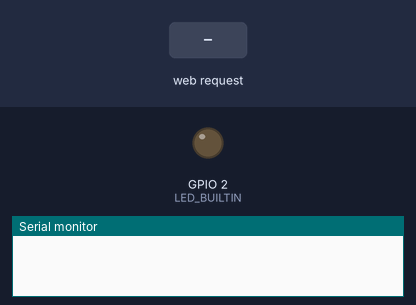
Simulated run of this sketch. Board: ESP32. On the bench: output pins drawn as LEDs (lit = HIGH), the last lines printed to the serial monitor. Dashed ring = blinking. The inputs (shaded band) are chosen by the test bench. WiFi joins after 1.5 s; servers stay silent unless stated.

Above: at 0.1 s.
At 3.2 s:
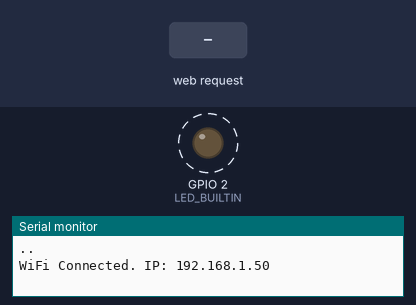
3.3 s: HTTP request GET /trigger-update received
Timing chart, 0 to 11.5 s (numbered marks = the images above; inputs shaded):
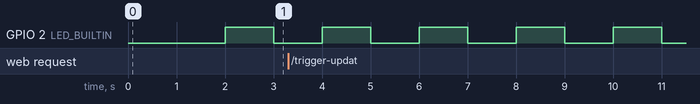

Measured:
- by itself, GPIO 2 (LED_BUILTIN): alternates HIGH for 1.0 s and LOW for 1.0 s

The sketch:

lab_08_c.ino
```cpp
#include <WiFi.h>
#include <ElegantOTA.h>
#include <HTTPClient.h>  // Use <HTTPClient.h> for ESP32
#include <HTTPUpdate.h>  // Use <HTTPUpdate.h> for ESP32
const char* ssid = "Galaxy A32 035F";
const char* password = "gnty2298";
const char* firmwareUrl = "http://192.168.223.218:8001/lab_08_b.ino.bin";  // firmware URL
WebServer server(80);
WiFiClient client;  // Create WiFiClient instance for HTTPClient
#define LED_BUILTIN 2

void setup() {
  Serial.begin(115200);
  pinMode(LED_BUILTIN, OUTPUT);
  WiFi.begin(ssid, password);
  while (WiFi.status() != WL_CONNECTED) {
    delay(1000);
    Serial.print(".");
  }
  Serial.println("\nWiFi Connected. IP: " + WiFi.localIP().toString());
  ElegantOTA.begin(&server);
  server.on("/trigger-update", []() {
    server.send(200, "text/plain", "Update triggered.");
    // Perform automated OTA update
    if (WiFi.status() == WL_CONNECTED) {
      HTTPClient http;
      http.begin(client, firmwareUrl);
      t_httpUpdate_return ret = httpUpdate.update(client, firmwareUrl);

      switch (ret) {
        case HTTP_UPDATE_FAILED:
          Serial.printf("Update Failed: %s\n", httpUpdate.getLastErrorString().c_str());
          server.send(500, "text/plain", "Update Failed");
          break;
        case HTTP_UPDATE_NO_UPDATES:
          Serial.println("No Updates Available");
          server.send(304, "text/plain", "No Updates");
          break;
        case HTTP_UPDATE_OK:
          Serial.println("Update Success");
          server.send(200, "text/plain", "Update Success");
          break;
      }
      http.end();
    } else {
      Serial.println("Wi-Fi Disconnected");
      server.send(503, "text/plain", "Wi-Fi Disconnected");
    }
  });
  server.begin();
}
// Non-blocking LED blink
static unsigned long previousMillis = 0;  // Store last time LED was updated
const long interval = 1000;               // Interval for 1-second blink (on/off)
static bool ledState = false;             // Track LED state (HIGH/LOW)
void loop() {
  server.handleClient();
  ElegantOTA.loop();
  unsigned long currentMillis = millis();  // Get current time
  // Check if it's time to toggle the LED
  if (currentMillis - previousMillis >= interval) {
    ledState = !ledState;                              // Toggle state
    digitalWrite(LED_BUILTIN, ledState ? HIGH : LOW);  // Update LED
    previousMillis = currentMillis;                    // Save the current time
  }
}
```
